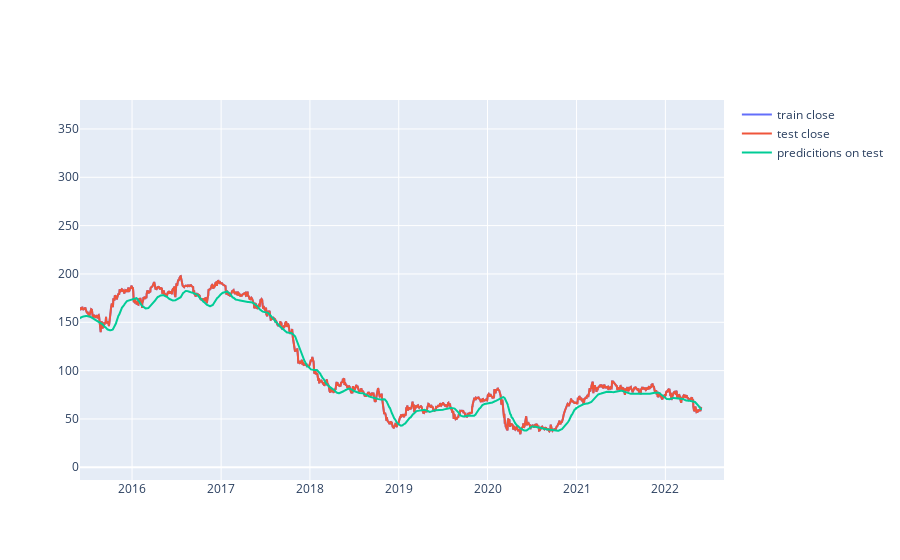

Notebook source saved alongside this figure:
### Code cell
train = df.iloc[len(predictions):, :].copy()
valid = df.iloc[-len(predictions):, :].copy()
valid['Pred'] = predictions.ravel()

# Значения Predict и X_test

draw_from = '2015-06-01'

fig = go.Figure()

fig.add_trace(go.Scatter(x=train.index, y=train['Close'], name='train close', fillcolor='blue'))
fig.add_trace(go.Scatter(x=valid.index, y=valid['Close'], name='test close', fillcolor='red'))
fig.add_trace(go.Scatter(x=valid.index, y=valid['Pred'], name='predicitions on test', fillcolor='green'))

fig.update_layout(xaxis_range=[draw_from, pd.to_datetime(end) + timedelta(days=30*3)])

fig.show()

### Figure 1 — Plotly figure (JSON) as saved in the notebook; plotly's stock layout.template omitted (floating-point values rounded to 4 significant figures; data arrays with more than 128 entries replaced by an {"elided": "..."} marker saying what was removed)
{"data": [{"fillcolor": "blue", "name": "train close", "type": "scatter", "x": {"elided": "10557 str values"}, "y": {"elided": "10557 float values"}}, {"fillcolor": "red", "name": "test close", "type": "scatter", "x": {"elided": "2576 str values"}, "y": {"elided": "2576 float values"}}, {"fillcolor": "green", "name": "predicitions on test", "type": "scatter", "x": {"elided": "2576 str values"}, "y": {"elided": "2576 float values"}}], "layout": {"xaxis": {"range": ["2015-06-01", "2022-08-30T00:00:00"]}}}
